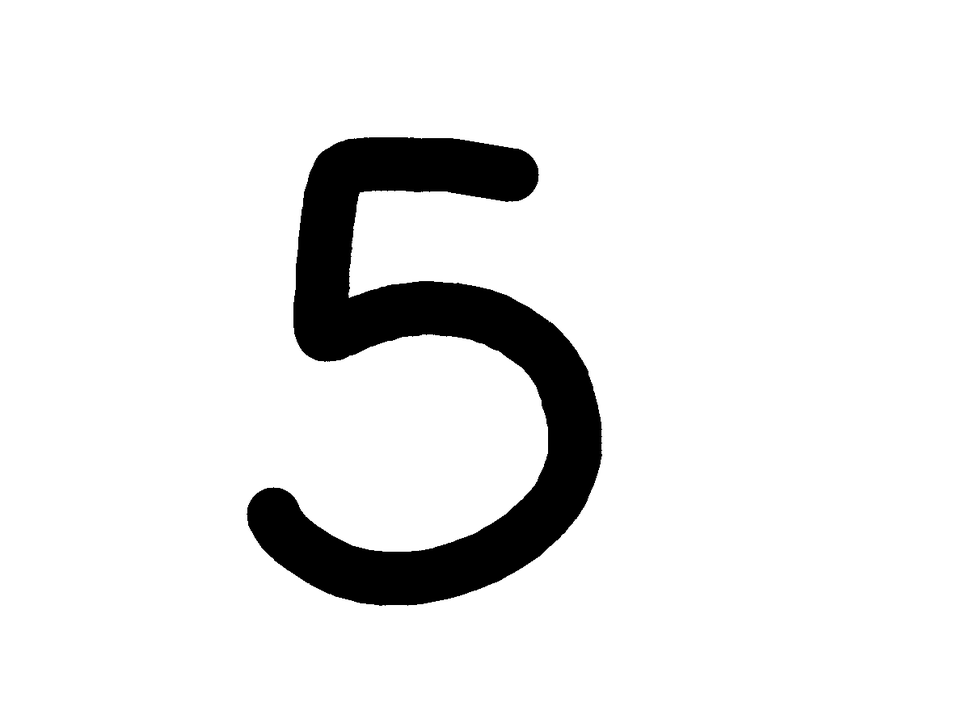
#> input picture read_img/test.png, 970 x 727 px, shrunk from 1200 x 900 before the run
$ python ktest.py
#> lines starting #> are read from the running program, lines starting #| are printed output that depends on the picture
#! /usr/bin/python3

from PIL import Image
import numpy as np
import matplotlib.pyplot as plt


img = np.array(Image.open("test.png").convert("L"))


import pandas as pd
from sklearn.cluster import KMeans
from scipy.spatial.distance import cdist
K=range(1,20)
meandistortions=[]
for k in K:
	kmeans = KMeans(n_clusters=k)
	kmeans.fit(img)
	meandistortions.append(sum(np.min(
            cdist(img,kmeans.cluster_centers_,
                 'euclidean'),axis=1))/img.shape[0])
#> after the loop, meandistortions = [1854.1, 1320.4, 1181.7, 959.6, 698.3, 650.1, 590.4, 561.7, 530.2, 508.5, 487.4, 464.4, 450.1, 436.6, 430.3, 413.6, 392.1, 392.4, 374.7]

plt.plot(K,meandistortions,'bx-')
plt.show()
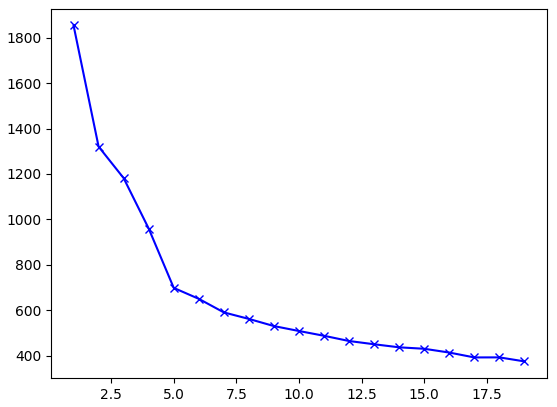
#> figure drawn by matplotlib, 1 panel; curve peaks at x = 1, y = 1854.1

"""
K = 10   http://www.cnblogs.com/wuchuanying/p/6264025.html
"""
